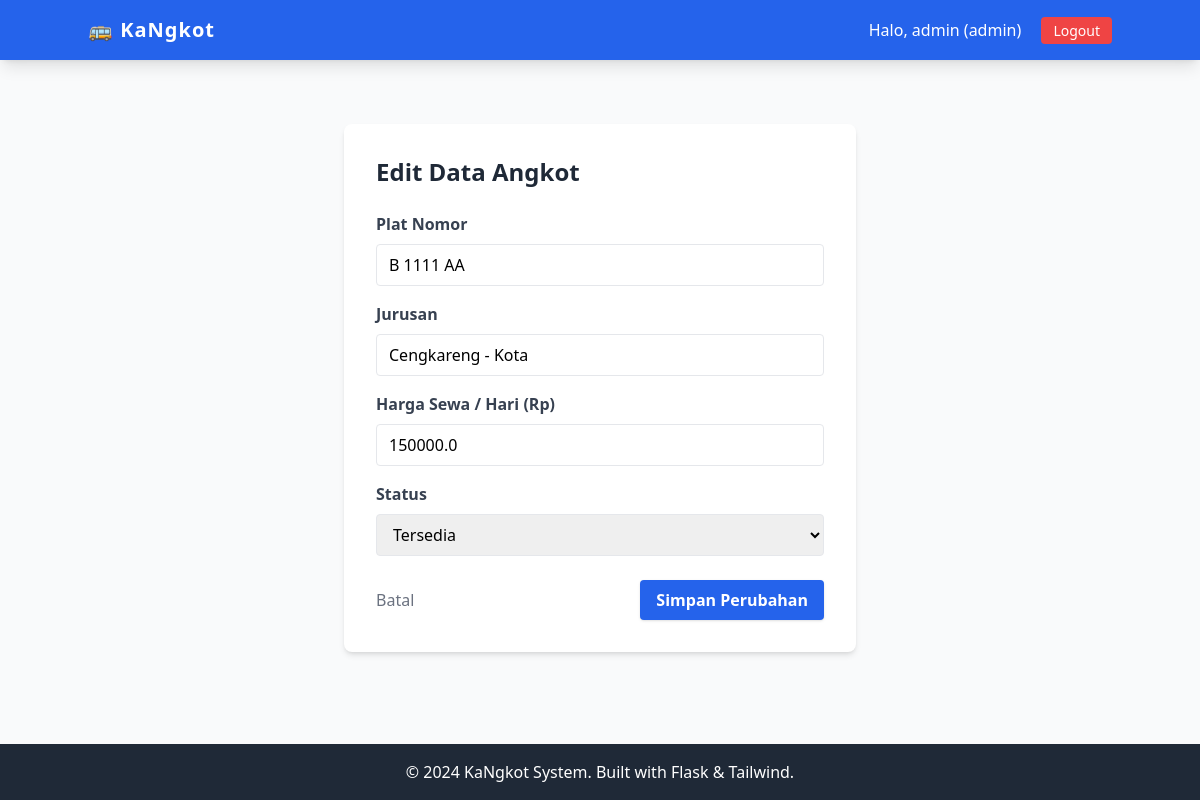
The app's page /angkot/edit/1 (signed in) with its own data.
### tables this page shows
CREATE TABLE angkot (
        id INTEGER PRIMARY KEY AUTOINCREMENT,
        plat_nomor TEXT NOT NULL UNIQUE,
        jurusan TEXT NOT NULL,
        harga_per_hari REAL NOT NULL,
        status TEXT DEFAULT 'tersedia',
        img_url TEXT
    );

### app_mysql.py (the view, shortened to what this page needs)
@app.route('/angkot/edit/<int:id>', methods=['GET', 'POST'])
def edit_angkot(id):
    if 'user_id' not in session or session.get('role') != 'admin':
        return redirect(url_for('dashboard'))
    conn = get_db_connection()
    cursor = conn.cursor()
    cursor.execute("SELECT * FROM angkot WHERE id = ?", (id,))
    angkot = cursor.fetchone()
    conn.close()
    return render_template('form_angkot.html', angkot=angkot)

### db_config.py (called while the page is built)
def get_db_connection():
    base_dir = os.path.dirname(os.path.abspath(__file__))
    db_path = os.path.join(base_dir, DB_NAME)
    conn = sqlite3.connect(db_path)
    conn.row_factory = sqlite3.Row
    return conn

### templates/form_angkot.html (shortened to what this page needs)
{% extends 'base.html' %}
{% block content %}
<div class="max-w-lg mx-auto bg-white p-8 rounded-lg shadow-md mt-10">
    <h2 class="text-2xl font-bold text-gray-800 mb-6">
        {% if angkot %} Edit Data Angkot {% else %} Tambah Angkot Baru {% endif %}
    </h2>
    <form method="POST">
        <div class="mb-4">
            <label class="block text-gray-700 font-bold mb-2">Plat Nomor</label>
            <input type="text" name="plat_nomor"
                   value="{{ angkot['plat_nomor'] if angkot else '' }}"
                   class="w-full border rounded px-3 py-2 focus:outline-none focus:ring focus:border-blue-300"
                   placeholder="Contoh: B 1234 CD" required>
        </div>
        <div class="mb-4">
            <label class="block text-gray-700 font-bold mb-2">Jurusan</label>
            <input type="text" name="jurusan"
                   value="{{ angkot['jurusan'] if angkot else '' }}"
                   class="w-full border rounded px-3 py-2 focus:outline-none focus:ring focus:border-blue-300"
                   placeholder="Contoh: Cengkareng - Kota" required>
        </div>
        <div class="mb-4">
            <label class="block text-gray-700 font-bold mb-2">Harga Sewa / Hari (Rp)</label>
            <input type="number" name="harga_per_hari"
                   value="{{ angkot['harga_per_hari'] if angkot else '' }}"
                   class="w-full border rounded px-3 py-2 focus:outline-none focus:ring focus:border-blue-300"
                   placeholder="Contoh: 150000" required>
        </div>
        <div class="mb-6">
            <label class="block text-gray-700 font-bold mb-2">Status</label>
            <select name="status" class="w-full border rounded px-3 py-2 focus:outline-none focus:ring focus:border-blue-300">
                <option value="tersedia" {% if angkot and angkot['status'] == 'tersedia' %}selected{% endif %}>Tersedia</option>
            </select>
        </div>
        <div class="flex justify-between">
            <a href="{{ url_for('dashboard') }}" class="text-gray-500 hover:text-gray-700 py-2">Batal</a>
            <button type="submit" class="bg-blue-600 hover:bg-blue-700 text-white font-bold py-2 px-4 rounded shadow">
                {% if angkot %} Simpan Perubahan {% else %} Tambah Angkot {% endif %}
            </button>
        </div>
    </form>
</div>
{% endblock %}

### records on screen
angkot: plat_nomor "B 1111 AA", jurusan "Cengkareng - Kota", harga_per_hari "150000.0", status "Tersedia"

### other values on screen
{{ session['username'] }} "admin"
{{ session['role'] }} "admin"
